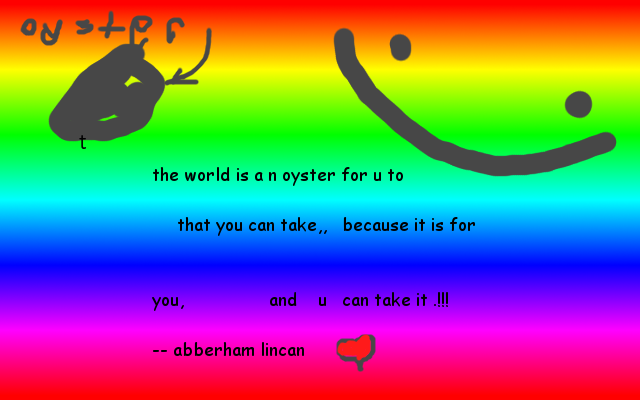
#> input picture examples/secret_inspirations/inspirations.png, 640 x 400 px
$ python pipeline.py examples/secret_inspirations/inspirations.png examples/secret_inspirations/secrets.png
#> lines starting #> are read from the running program, lines starting #| are printed output that depends on the picture
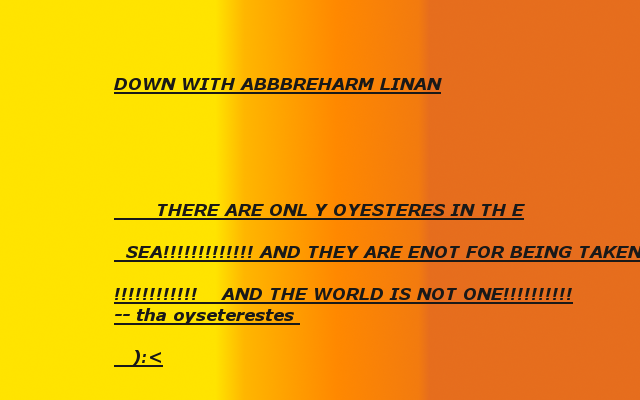
#> input picture examples/secret_inspirations/secrets.png, 640 x 400 px
### encoding.py
"""Script for encoding a payload into an image."""

import argparse
import pathlib

from PIL import Image, ImageMath

import utilities


# [37 lines left out: function argument_parser, not called in this run]


def encode(
        host: Image.Image,
        payload: Image.Image,
        n_significant_digits: int
    ) -> Image.Image:
    """Encode a payload into an image (using the last n_significant_digits)."""
#> called with n_significant_digits = 1
    output_rgb_channels = []
#> output_rgb_channels = []
    for host_channel, payload_channel in zip(host.split(), payload.split()):
        mask = utilities.bit_mask(n_significant_digits)
        expression = (
            "convert("
                "(host & ({rgb_range} - {mask})) "
                "| (payload & {mask}), 'L')".format(
                    rgb_range=utilities.RGB_RANGE, mask=mask))
        output_rgb_channels.append(
            ImageMath.eval(
                expression,
                host=host_channel,
                payload=payload_channel))
#> this loop made 4 passes
#> after the loop, output_rgb_channels = 4 items
    return Image.merge(''.join(host.getbands()), output_rgb_channels)
#> in pipeline, host_image is the input picture: PIL image 640x400 RGBA; mean R, G, B, A 125.5, 112.3, 124.8, 255


# [32 lines left out: functions save, main, not called in this run]


# [2 lines that do not run on import are left out]

### processing.py
"""Script for processing steganographically-encoded images."""

import argparse
import pathlib
import os
import sys

from PIL import Image
from typing import Callable, Dict, Tuple

import utilities


# [38 lines left out: function argument_parser, not called in this run]


def image_apply(
        image: Image.Image, function: Callable[[int], int]) -> Image.Image:
    """Applies a function to an image, returning the result as a new image.

    Args:
        image: The image to process.
        function: A function :: int -> int that takes a value \in [0, 256) and
            returns a new value \in [0, 256).
    """
    return Image.merge(
        ''.join(image.getbands()),
        [channel.point(function) for channel in image.split()])


def least_significant_digits(
        pixel_value: int, n_significant_digits: int) -> int:
    """Returns the n least-significant-digits of pixel_value."""
    return pixel_value & utilities.bit_mask(n_significant_digits)


def normalize_to_rgb(value: int, n_significant_digits:int) -> int:
    """Normalizes an int value \in [0, n_significant_digits) to RGB."""
    if n_significant_digits == 0:
        return value
    return value * int(float(utilities.RGB_RANGE) / n_significant_digits)


def apply_function_and_normalize_to_rgb(
        function: Callable[[int, int], int],
        n_significant_digits: int
    ) -> Callable[[int], int]:
    """Composes a function which takes a pixel and applies function to it."""
    def inner(pixel_value: int) -> int:
        return normalize_to_rgb(
            function(pixel_value, n_significant_digits),
            n_significant_digits)
    return inner


def process(
        image: Image.Image,
        significant_digit_interval: Tuple[int, int]
    ) -> Dict[int, Image.Image]:
    """Runs an image through some steganographic decodings.

    Args:
        image: The image to process.
        significant_digit_interval: An inverval of [int, int) over which
            to process the image.
    Returns:
        A map of least-significant-digit to post-processed image.
    """
#> called with significant_digit_interval = (1, 2)
    processed_images = {}
    for significant_digits in range(*significant_digit_interval):
        processed_images[significant_digits] = (
            image_apply(
                image,
                apply_function_and_normalize_to_rgb(
                    least_significant_digits,
                    utilities.bit_mask(significant_digits))))
#> after the loop, processed_images = 1 item
    return processed_images


# [40 lines left out: functions save, main, not called in this run]


# [2 lines that do not run on import are left out]

### utilities.py
"""Utilities."""

import sys
from typing import Dict, Optional

RGB_RANGE = 0b11111111


def bit_mask(size: int) -> int:
    """Return a bit mask with `size` number of 1-s."""
    if size < 0:
        raise ValueError('{0:d} B TOO SMALL BB'.format(size))
    elif size == 0:
        return 0
    else:
        return int('1' * size, base=2)


# [42 lines left out: function query_user, not called in this run]

### pipeline.py
"""Convenience functions for running the process(encode) pipeline."""

import argparse
import pathlib

from PIL import Image

import encoding
import processing


def argument_parser():
    # type: () -> argparse.ArgumentParser
    """Returns a configured argparser.ArgumentParser for this program."""
    parser = argparse.ArgumentParser(
        description='Chain an image decode and encode!',
        formatter_class=argparse.ArgumentDefaultsHelpFormatter)

    parser.add_argument(
        'host_image',
        type=pathlib.Path,
        help='The image that will hide the information.')
    parser.add_argument(
        'payload_image',
        type=pathlib.Path,
        help='The image that will be hidden within the host image.')
    parser.add_argument(
        '--encoding_significant_digits',
        type=int,
        default=1,
        help='The number of least significant digits with which to encode.')
    parser.add_argument(
        '--processing_significant_digits_lower_bound',
        type=int,
        default=1,
        help='The lowest number of least significant digits to scan over.')
    parser.add_argument(
        '--processing_significant_digits_upper_bound',
        type=int,
        default=1,
        help='The highest number of least significant digits to scan over.')
    parser.add_argument(
        '--display_encoded_image',
        action='store_true',
        help="Show the encoded image, if you're curious")

    return parser


def pipeline(
        host_image,
        payload_image,
        encoding_significant_digits,
        significant_digit_interval):
    # type: (
    #    PIL.Image, PIL.Image, int, Tuple[int, int]
    # ) -> Tuple[PIL.Image, Dict[int, PIL.Image]]
    """Encodes an image using some params, returning encoded and decoded images.

    Args:
        host_image: Host image.
        payload_image: Payload image.
        (Yeah, I know, and I don't care. These values are documented elsewhere.)
        encoding_significant_digits: The significant digits to use in the
            encoding.
        significant_digit_interval: The significant digits to scan over
            when decoding the image.
    Returns:
        A 2-tuple; the first item is the encoded image, the second item is a
        dictionary mapping from significant_digit to decoded PIL.Image.
    """
    encoded = encoding.encode(
        host_image, payload_image, encoding_significant_digits)

    return (
        encoded,
        processing.process(
            image=encoded,
            significant_digit_interval=significant_digit_interval))


def main():
    args = argument_parser().parse_args()

    # type: Dict[int, PIL.Image]
    encoded, lsd_to_images_map = pipeline(
        host_image=Image.open(args.host_image),
        payload_image=Image.open(args.payload_image),
        encoding_significant_digits=args.encoding_significant_digits,
        significant_digit_interval=(
            args.processing_significant_digits_lower_bound,
            args.processing_significant_digits_upper_bound + 1))
#> lsd_to_images_map = 1 item

    # Display the processed images
    for _, image in sorted(lsd_to_images_map.items()):
        image.show()
#> this loop made 1 pass
#> pass 1, in main, `image.show()`:
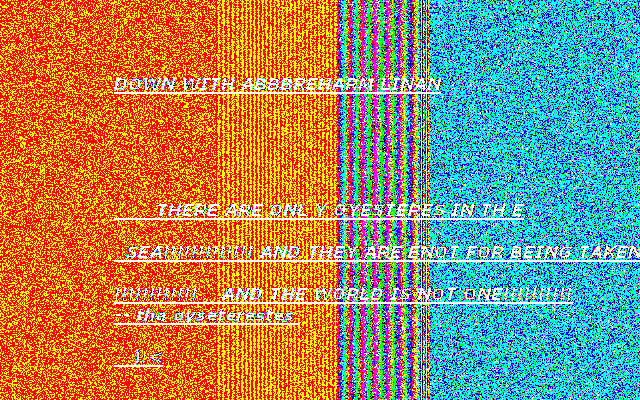
#> shown: PIL image 640x400 RGBA; mean R, G, B, A 165.1, 138.2, 97.7, 255

    if args.display_encoded_image:
        input('Hit enter to display the encoded image.')
        encoded.show()


if __name__ == '__main__':
    main()
